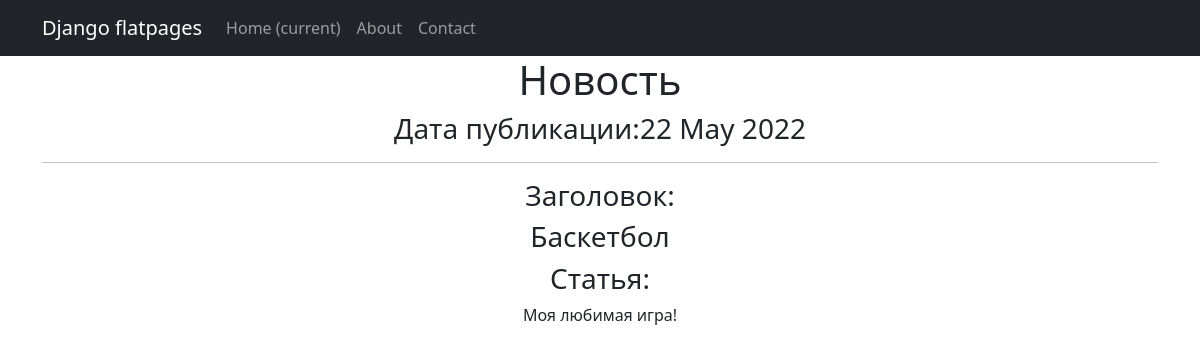
Screenshot of /news/1 with the database file from the repository.
### newapp/models.py (models this page shows, shortened)
class Post(models.Model):
    author = models.ForeignKey(Author, on_delete=models.CASCADE)
    NEWS = 'NW'
    ARTICLE = 'AR'
    CATEGORY_CHOICES = (
        (NEWS, 'Новость'),
        (ARTICLE, 'Статья')
    )
    categoryType = models.CharField(max_length=2, choices=CATEGORY_CHOICES, default=ARTICLE)
    dateCreation = models.DateTimeField(auto_now_add=True)
    postCategory = models.ManyToManyField(Category, through='PostCategory')
    title = models.CharField(max_length=128)
    text = models.TextField()
    rating = models.SmallIntegerField(default=0)

### newapp/views.py (the view)
# urls.py: path('<int:pk>', PostNewsDetail.as_view())
class PostNewsDetail(DetailView):
    model = Post
    template_name = 'one_news.html'
    context_object_name = 'news'

### newapp/templatetags/custom_filters.py (called while the page is built)
@register.filter()
def censor(value):
    censorship = ['домой', 'выезжаю', 'золотую']
    if not isinstance(value,str):
        raise ValueError('Нельзя цензурировать не строку')
    for i in censorship:
        value = value.replace(i[1:], "*" * (len(i)-1))
    return value

### templates/one_news.html (shortened to what this page needs)
{% extends 'flatpages/default.html' %}
{% load custom_filters %}
{% block content %}
<h1>Новость</h1>
<h3>Дата публикации:{{ news.dateCreation | date:'d M Y'}}</h3>
<hr>
{% if news %}
    <h3 align="center">Заголовок:</h3>
    <h3 align="center">{{ news.title | censor}}</h3>
    <h3>Статья:</h3>
    <p>{{ news.text | censor}}</p>
{% else %}
    <h2>Новостей нет!</h2>
{% endif %}
{% endblock content %}

### rows the page displays
Post: dateCreation "22 May 2022", title|censor "Баскетбол", text|censor "Моя любимая игра!"
